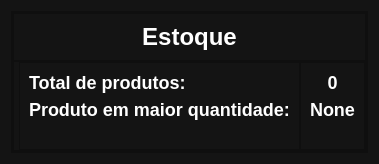
                 <widget class="QWidget" name="tab_3">
                  <property name="styleSheet">
                   <string notr="true">background-color: rgb(20, 20, 20);</string>
                  </property>
                  <attribute name="title">
                   <string>Page</string>
                  </attribute>
                  <layout class="QVBoxLayout" name="verticalLayout_14">
                   <item>
                    <widget class="QFrame" name="frame_25">
                     <property name="styleSheet">
                      <string notr="true">background-color: rgb(20, 20, 20);</string>
                     </property>
                     <property name="frameShape">
                      <enum>QFrame::StyledPanel</enum>
                     </property>
                     <property name="frameShadow">
                      <enum>QFrame::Raised</enum>
                     </property>
                     <layout class="QHBoxLayout" name="horizontalLayout_14">
                      <property name="spacing">
                       <number>0</number>
                      </property>
                      <property name="leftMargin">
                       <number>0</number>
                      </property>
                      <property name="topMargin">
                       <number>0</number>
                      </property>
                      <property name="rightMargin">
                       <number>0</number>
                      </property>
                      <property name="bottomMargin">
                       <number>0</number>
                      </property>
                      <item>
                       <widget class="QFrame" name="frame_26">
                        <property name="minimumSize">
                         <size>
                          <width>0</width>
                          <height>0</height>
                         </size>
                        </property>
                        <property name="maximumSize">
                         <size>
                          <width>900</width>
                          <height>800</height>
                         </size>
                        </property>
                        <property name="styleSheet">
                         <string notr="true">background-color: rgb(20, 20, 20);</string>
                        </property>
                        <property name="frameShape">
                         <enum>QFrame::StyledPanel</enum>
                        </property>
                        <property name="frameShadow">
                         <enum>QFrame::Raised</enum>
                        </property>
                        <layout class="QVBoxLayout" name="verticalLayout_15">
                         <property name="spacing">
                          <number>0</number>
                         </property>
                         <property name="leftMargin">
                          <number>0</number>
                         </property>
                         <property name="topMargin">
                          <number>0</number>
                         </property>
                         <property name="rightMargin">
                          <number>0</number>
                         </property>
                         <property name="bottomMargin">
                          <number>0</number>
                         </property>
                         <item>
                          <widget class="QFrame" name="frame_27">
                           <property name="maximumSize">
                            <size>
                             <width>16777215</width>
                             <height>50</height>
                            </size>
                           </property>
                           <property name="frameShape">
                            <enum>QFrame::StyledPanel</enum>
                           </property>
                           <property name="frameShadow">
                            <enum>QFrame::Raised</enum>
                           </property>
                           <layout class="QVBoxLayout" name="verticalLayout_16">
                            <item>
                             <widget class="QLabel" name="label_8">
                              <property name="maximumSize">
                               <size>
                                <width>14141</width>
                                <height>40</height>
                               </size>
                              </property>
                              <property name="font">
                               <font>
                                <pointsize>-1</pointsize>
                                <weight>75</weight>
                                <bold>true</bold>
                               </font>
                              </property>
                              <property name="styleSheet">
                               <string notr="true">font-weight:bold;
color:#ffffff;
font-size:18px;</string>
                              </property>
                              <property name="text">
                               <string>&lt;html&gt;&lt;head/&gt;&lt;body&gt;&lt;p&gt;&lt;span style=&quot; font-size:18pt;&quot;&gt;Estoque&lt;/span&gt;&lt;/p&gt;&lt;/body&gt;&lt;/html&gt;</string>
                              </property>
                              <property name="alignment">
                               <set>Qt::AlignCenter</set>
                              </property>
                             </widget>
                            </item>
                           </layout>
                          </widget>
                         </item>
                         <item>
                          <widget class="QFrame" name="frame_28">
                           <property name="frameShape">
                            <enum>QFrame::StyledPanel</enum>
                           </property>
                           <property name="frameShadow">
                            <enum>QFrame::Raised</enum>
                           </property>
                           <layout class="QHBoxLayout" name="horizontalLayout_15">
                            <property name="spacing">
                             <number>0</number>
                            </property>
                            <property name="leftMargin">
                             <number>5</number>
                            </property>
                            <property name="topMargin">
                             <number>0</number>
                            </property>
                            <property name="rightMargin">
                             <number>0</number>
                            </property>
                            <property name="bottomMargin">
                             <number>0</number>
                            </property>
                            <item>
                             <widget class="QFrame" name="frame_29">
                              <property name="frameShape">
                               <enum>QFrame::StyledPanel</enum>
                              </property>
                              <property name="frameShadow">
                               <enum>QFrame::Raised</enum>
                              </property>
                              <layout class="QVBoxLayout" name="verticalLayout_17">
                               <item>
                                <widget class="QLabel" name="label_11">
                                 <property name="minimumSize">
                                  <size>
                                   <width>30</width>
                                   <height>0</height>
                                  </size>
                                 </property>
                                 <property name="font">
                                  <font>
                                   <pointsize>-1</pointsize>
                                   <weight>75</weight>
                                   <bold>true</bold>
                                  </font>
                                 </property>
                                 <property name="styleSheet">
                                  <string notr="true">font-weight:bold;
color:#ffffff;
font-size:18px;</string>
                                 </property>
                                 <property name="text">
                                  <string>Total de produtos:</string>
                                 </property>
                                </widget>
                               </item>
                               <item>
                                <widget class="QLabel" name="label_21">
                                 <property name="minimumSize">
                                  <size>
                                   <width>0</width>
                                   <height>20</height>
                                  </size>
                                 </property>
                                 <property name="font">
                                  <font>
                                   <pointsize>-1</pointsize>
                                   <weight>75</weight>
                                   <bold>true</bold>
                                  </font>
                                 </property>
                                 <property name="styleSheet">
                                  <string notr="true">font-weight:bold;
color:#ffffff;
font-size:18px;</string>
                                 </property>
                                 <property name="text">
                                  <string>Produto em maior quantidade:</string>
                                 </property>
                                </widget>
                               </item>
                               <item>
                                <widget class="QLabel" name="label_10">
                                 <property name="text">
                                  <string/>
                                 </property>
                                </widget>
                               </item>
                              </layout>
                             </widget>
                            </item>
                            <item>
                             <widget class="QFrame" name="frame_30">
                              <property name="frameShape">
                               <enum>QFrame::StyledPanel</enum>
                              </property>
                              <property name="frameShadow">
                               <enum>QFrame::Raised</enum>
                              </property>
                              <layout class="QVBoxLayout" name="verticalLayout_18">
                               <item>
                                <widget class="QLabel" name="total_produto">
                                 <property name="font">
                                  <font>
                                   <pointsize>-1</pointsize>
                                   <weight>75</weight>
                                   <bold>true</bold>
                                  </font>
                                 </property>
                                 <property name="styleSheet">
                                  <string notr="true">font-weight:bold;
color:#ffffff;
font-size:18px;
</string>
                                 </property>
                                 <property name="text">
                                  <string>0</string>
                                 </property>
                                 <property name="alignment">
                                  <set>Qt::AlignCenter</set>
                                 </property>
                                </widget>
                               </item>
                               <item>
                                <widget class="QLabel" name="prod_maior_qtd">
                                 <property name="font">
                                  <font>
                                   <pointsize>-1</pointsize>
                                   <weight>75</weight>
                                   <bold>true</bold>
                                  </font>
                                 </property>
                                 <property name="styleSheet">
                                  <string notr="true">font-weight:bold;
color:#ffffff;
font-size:18px;</string>
                                 </property>
                                 <property name="text">
                                  <string>None</string>
                                 </property>
                                 <property name="alignment">
                                  <set>Qt::AlignCenter</set>
                                 </property>
                                </widget>
                               </item>
                               <item>
                                <widget class="QLabel" name="label_23">
                                 <property name="text">
                                  <string/>
                                 </property>
                                </widget>
                               </item>
                              </layout>
                             </widget>
                            </item>
                           </layout>
                          </widget>
                         </item>
                        </layout>
                       </widget>
                      </item>
                     </layout>
                    </widget>
                   </item>
                  </layout>
                 </widget>
